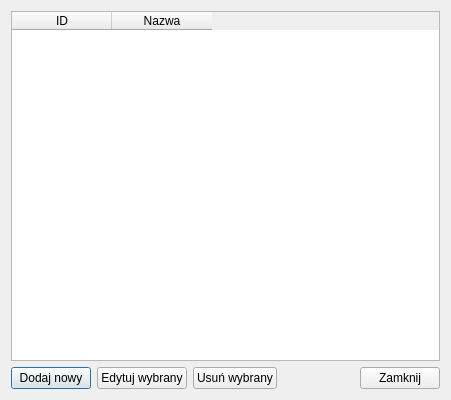
<?xml version="1.0" encoding="UTF-8"?>
<ui version="4.0">
 <class>TagsDialog</class>
 <widget class="QDialog" name="TagsDialog">
  <property name="geometry">
   <rect>
    <x>0</x>
    <y>0</y>
    <width>451</width>
    <height>400</height>
   </rect>
  </property>
  <property name="windowTitle">
   <string>Zarządzanie Tagami</string>
  </property>
  <layout class="QVBoxLayout" name="verticalLayout">
   <item>
    <widget class="QTableWidget" name="tabela">
     <property name="editTriggers">
      <set>QAbstractItemView::EditTrigger::NoEditTriggers</set>
     </property>
     <property name="selectionMode">
      <enum>QAbstractItemView::SelectionMode::SingleSelection</enum>
     </property>
     <property name="selectionBehavior">
      <enum>QAbstractItemView::SelectionBehavior::SelectRows</enum>
     </property>
     <column>
      <property name="text">
       <string>ID</string>
      </property>
     </column>
     <column>
      <property name="text">
       <string>Nazwa</string>
      </property>
     </column>
    </widget>
   </item>
   <item>
    <layout class="QHBoxLayout" name="horizontalLayout">
     <item>
      <widget class="QPushButton" name="btnDodaj">
       <property name="text">
        <string>Dodaj nowy</string>
       </property>
      </widget>
     </item>
     <item>
      <widget class="QPushButton" name="btnEdytuj">
       <property name="text">
        <string>Edytuj wybrany</string>
       </property>
      </widget>
     </item>
     <item>
      <widget class="QPushButton" name="btnUsun">
       <property name="text">
        <string>Usuń wybrany</string>
       </property>
      </widget>
     </item>
     <item>
      <spacer name="horizontalSpacer_2">
       <property name="orientation">
        <enum>Qt::Orientation::Horizontal</enum>
       </property>
       <property name="sizeHint" stdset="0">
        <size>
         <width>40</width>
         <height>20</height>
        </size>
       </property>
      </spacer>
     </item>
     <item>
      <widget class="QPushButton" name="btnZamknij">
       <property name="text">
        <string>Zamknij</string>
       </property>
      </widget>
     </item>
    </layout>
   </item>
  </layout>
 </widget>
 <resources/>
 <connections>
 </connections>
</ui>
